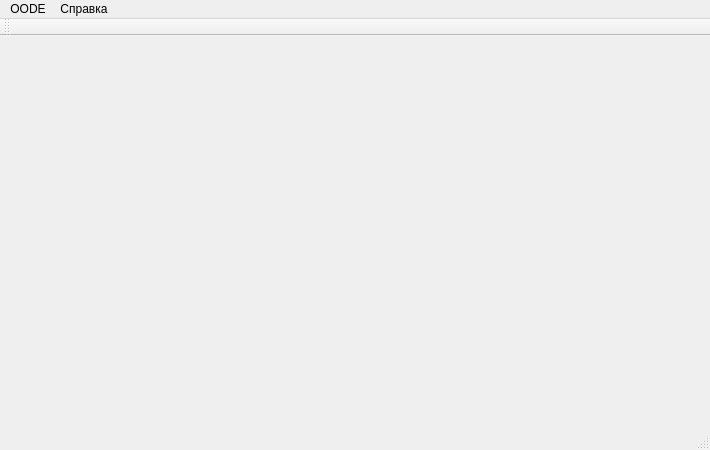
<?xml version="1.0" encoding="UTF-8"?>
<ui version="4.0">
 <class>MainWindow</class>
 <widget class="QMainWindow" name="MainWindow">
  <property name="geometry">
   <rect>
    <x>0</x>
    <y>0</y>
    <width>710</width>
    <height>450</height>
   </rect>
  </property>
  <property name="windowTitle">
   <string>OODE</string>
  </property>
  <widget class="QWidget" name="centralWidget"/>
  <widget class="QMenuBar" name="menuBar">
   <property name="geometry">
    <rect>
     <x>0</x>
     <y>0</y>
     <width>710</width>
     <height>21</height>
    </rect>
   </property>
   <widget class="QMenu" name="menu">
    <property name="title">
     <string>OODE</string>
    </property>
    <addaction name="action"/>
    <addaction name="action_2"/>
    <addaction name="separator"/>
    <addaction name="save"/>
    <addaction name="saveAs"/>
    <addaction name="separator"/>
    <addaction name="exit"/>
   </widget>
   <widget class="QMenu" name="menu_2">
    <property name="title">
     <string>Справка</string>
    </property>
    <addaction name="documentation"/>
    <addaction name="separator"/>
    <addaction name="aboutQt"/>
    <addaction name="aboutApp"/>
   </widget>
   <addaction name="menu"/>
   <addaction name="menu_2"/>
  </widget>
  <widget class="QToolBar" name="mainToolBar">
   <attribute name="toolBarArea">
    <enum>TopToolBarArea</enum>
   </attribute>
   <attribute name="toolBarBreak">
    <bool>false</bool>
   </attribute>
  </widget>
  <widget class="QStatusBar" name="statusBar"/>
  <action name="action">
   <property name="text">
    <string>Создать проект</string>
   </property>
  </action>
  <action name="action_2">
   <property name="text">
    <string>Открыть проект</string>
   </property>
  </action>
  <action name="exit">
   <property name="text">
    <string>Выход</string>
   </property>
  </action>
  <action name="save">
   <property name="text">
    <string>Сохранить</string>
   </property>
  </action>
  <action name="saveAs">
   <property name="text">
    <string>Сохранить как</string>
   </property>
  </action>
  <action name="aboutQt">
   <property name="text">
    <string>О Qt</string>
   </property>
  </action>
  <action name="aboutApp">
   <property name="text">
    <string>О программе</string>
   </property>
  </action>
  <action name="documentation">
   <property name="text">
    <string>Документация</string>
   </property>
  </action>
 </widget>
 <layoutdefault spacing="6" margin="11"/>
 <resources/>
 <connections/>
</ui>
